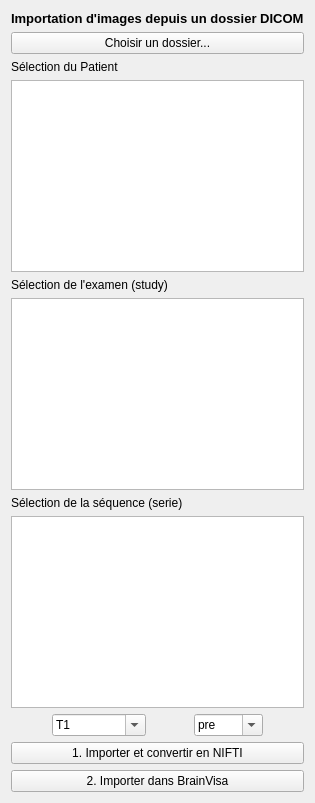
      <widget class="QWidget" name="tab_3">
       <attribute name="title">
        <string>Import DICOM</string>
       </attribute>
       <layout class="QVBoxLayout" name="verticalLayout_3">
        <item>
         <widget class="QLabel" name="label_22">
          <property name="font">
           <font>
            <pointsize>10</pointsize>
            <weight>75</weight>
            <bold>true</bold>
           </font>
          </property>
          <property name="text">
           <string>Importation d'images depuis un dossier DICOM</string>
          </property>
         </widget>
        </item>
        <item>
         <widget class="QPushButton" name="chooseDirButton">
          <property name="text">
           <string>Choisir un dossier...</string>
          </property>
         </widget>
        </item>
        <item>
         <widget class="QLabel" name="label_10">
          <property name="text">
           <string>Sélection du Patient</string>
          </property>
         </widget>
        </item>
        <item>
         <widget class="QListWidget" name="dirPatientList">
          <property name="selectionMode">
           <enum>QAbstractItemView::MultiSelection</enum>
          </property>
         </widget>
        </item>
        <item>
         <widget class="QLabel" name="label_8">
          <property name="text">
           <string>Sélection de l'examen (study)</string>
          </property>
         </widget>
        </item>
        <item>
         <widget class="QListWidget" name="dirStudiesList">
          <property name="selectionMode">
           <enum>QAbstractItemView::MultiSelection</enum>
          </property>
         </widget>
        </item>
        <item>
         <widget class="QLabel" name="label_9">
          <property name="text">
           <string>Sélection de la séquence (serie)</string>
          </property>
         </widget>
        </item>
        <item>
         <widget class="QListWidget" name="dirSeriesList">
          <property name="selectionMode">
           <enum>QAbstractItemView::MultiSelection</enum>
          </property>
         </widget>
        </item>
        <item>
         <layout class="QHBoxLayout" name="horizontalLayout_6">
          <item>
           <spacer name="horizontalSpacer_7">
            <property name="orientation">
             <enum>Qt::Horizontal</enum>
            </property>
            <property name="sizeHint" stdset="0">
             <size>
              <width>40</width>
              <height>20</height>
             </size>
            </property>
           </spacer>
          </item>
          <item>
           <widget class="QComboBox" name="dirSeqType">
            <property name="editable">
             <bool>true</bool>
            </property>
            <item>
             <property name="text">
              <string>T1</string>
             </property>
            </item>
            <item>
             <property name="text">
              <string>T2</string>
             </property>
            </item>
            <item>
             <property name="text">
              <string>CT-scanner</string>
             </property>
            </item>
            <item>
             <property name="text">
              <string>TEP</string>
             </property>
            </item>
           </widget>
          </item>
          <item>
           <spacer name="horizontalSpacer_6">
            <property name="orientation">
             <enum>Qt::Horizontal</enum>
            </property>
            <property name="sizeHint" stdset="0">
             <size>
              <width>40</width>
              <height>20</height>
             </size>
            </property>
           </spacer>
          </item>
          <item>
           <widget class="QComboBox" name="dirAcqType">
            <property name="editable">
             <bool>true</bool>
            </property>
            <item>
             <property name="text">
              <string>pre</string>
             </property>
            </item>
            <item>
             <property name="text">
              <string>post</string>
             </property>
            </item>
            <item>
             <property name="text">
              <string>postOp</string>
             </property>
            </item>
           </widget>
          </item>
          <item>
           <spacer name="horizontalSpacer_5">
            <property name="orientation">
             <enum>Qt::Horizontal</enum>
            </property>
            <property name="sizeHint" stdset="0">
             <size>
              <width>40</width>
              <height>20</height>
             </size>
            </property>
           </spacer>
          </item>
         </layout>
        </item>
        <item>
         <widget class="QPushButton" name="dirImportButton">
          <property name="text">
           <string>1. Importer et convertir en NIFTI</string>
          </property>
         </widget>
        </item>
        <item>
         <widget class="QPushButton" name="dirImportBVButton">
          <property name="text">
           <string>2. Importer dans BrainVisa</string>
          </property>
         </widget>
        </item>
       </layout>
      </widget>
